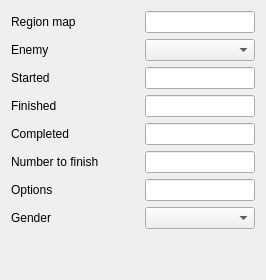
          <widget class="QWidget" name="pageNcheck">
           <layout class="QVBoxLayout" name="verticalLayout_21">
            <item>
             <layout class="QGridLayout" name="gridLayout_20">
              <item row="0" column="0">
               <widget class="QLabel" name="label_52">
                <property name="text">
                 <string>Region map</string>
                </property>
               </widget>
              </item>
              <item row="0" column="1">
               <spacer name="horizontalSpacer_9">
                <property name="orientation">
                 <enum>Qt::Horizontal</enum>
                </property>
                <property name="sizeHint" stdset="0">
                 <size>
                  <width>40</width>
                  <height>20</height>
                 </size>
                </property>
               </spacer>
              </item>
              <item row="0" column="2">
               <widget class="QLineEdit" name="interface_element_ncheck_region_map"/>
              </item>
              <item row="1" column="0">
               <widget class="QLabel" name="label_55">
                <property name="text">
                 <string>Enemy</string>
                </property>
               </widget>
              </item>
              <item row="1" column="2">
               <widget class="QComboBox" name="interface_element_ncheck_enemy">
                <item>
                 <property name="text">
                  <string/>
                 </property>
                </item>
                <item>
                 <property name="text">
                  <string>any</string>
                 </property>
                </item>
                <item>
                 <property name="text">
                  <string>player</string>
                 </property>
                </item>
               </widget>
              </item>
              <item row="2" column="0">
               <widget class="QLabel" name="label_53">
                <property name="text">
                 <string>Started</string>
                </property>
               </widget>
              </item>
              <item row="2" column="2">
               <widget class="QLineEdit" name="interface_element_ncheck_started"/>
              </item>
              <item row="3" column="0">
               <widget class="QLabel" name="label_51">
                <property name="text">
                 <string>Finished</string>
                </property>
               </widget>
              </item>
              <item row="3" column="2">
               <widget class="QLineEdit" name="interface_element_ncheck_finished"/>
              </item>
              <item row="4" column="0">
               <widget class="QLabel" name="label_56">
                <property name="text">
                 <string>Completed</string>
                </property>
               </widget>
              </item>
              <item row="4" column="2">
               <widget class="QLineEdit" name="interface_element_ncheck_completed"/>
              </item>
              <item row="5" column="0">
               <widget class="QLabel" name="label_57">
                <property name="text">
                 <string>Number to finish</string>
                </property>
               </widget>
              </item>
              <item row="5" column="2">
               <widget class="QLineEdit" name="interface_element_ncheck_num2finish"/>
              </item>
              <item row="6" column="0">
               <widget class="QLabel" name="label_54">
                <property name="text">
                 <string>Options</string>
                </property>
               </widget>
              </item>
              <item row="6" column="2">
               <widget class="QLineEdit" name="interface_element_ncheck_options"/>
              </item>
              <item row="7" column="0">
               <widget class="QLabel" name="label_59">
                <property name="text">
                 <string>Gender</string>
                </property>
               </widget>
              </item>
              <item row="7" column="2">
               <widget class="QComboBox" name="interface_element_ncheck_gender">
                <item>
                 <property name="text">
                  <string/>
                 </property>
                </item>
                <item>
                 <property name="text">
                  <string>male</string>
                 </property>
                </item>
                <item>
                 <property name="text">
                  <string>female</string>
                 </property>
                </item>
                <item>
                 <property name="text">
                  <string>neuter</string>
                 </property>
                </item>
                <item>
                 <property name="text">
                  <string>hermaphrodite</string>
                 </property>
                </item>
               </widget>
              </item>
             </layout>
            </item>
            <item>
             <spacer name="verticalSpacer_10">
              <property name="orientation">
               <enum>Qt::Vertical</enum>
              </property>
              <property name="sizeHint" stdset="0">
               <size>
                <width>20</width>
                <height>40</height>
               </size>
              </property>
             </spacer>
            </item>
           </layout>
          </widget>
